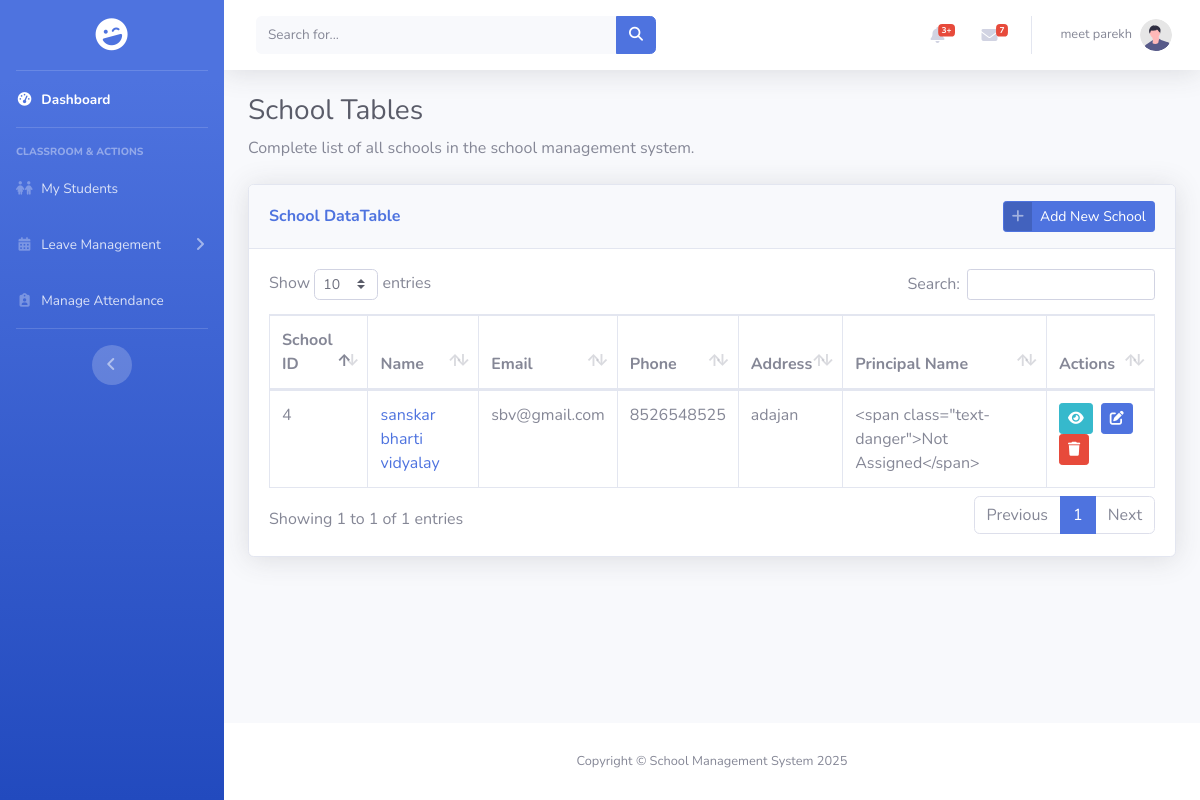
/pages/school/school_list.php (signed in), run on an earlier commit of the app's database.
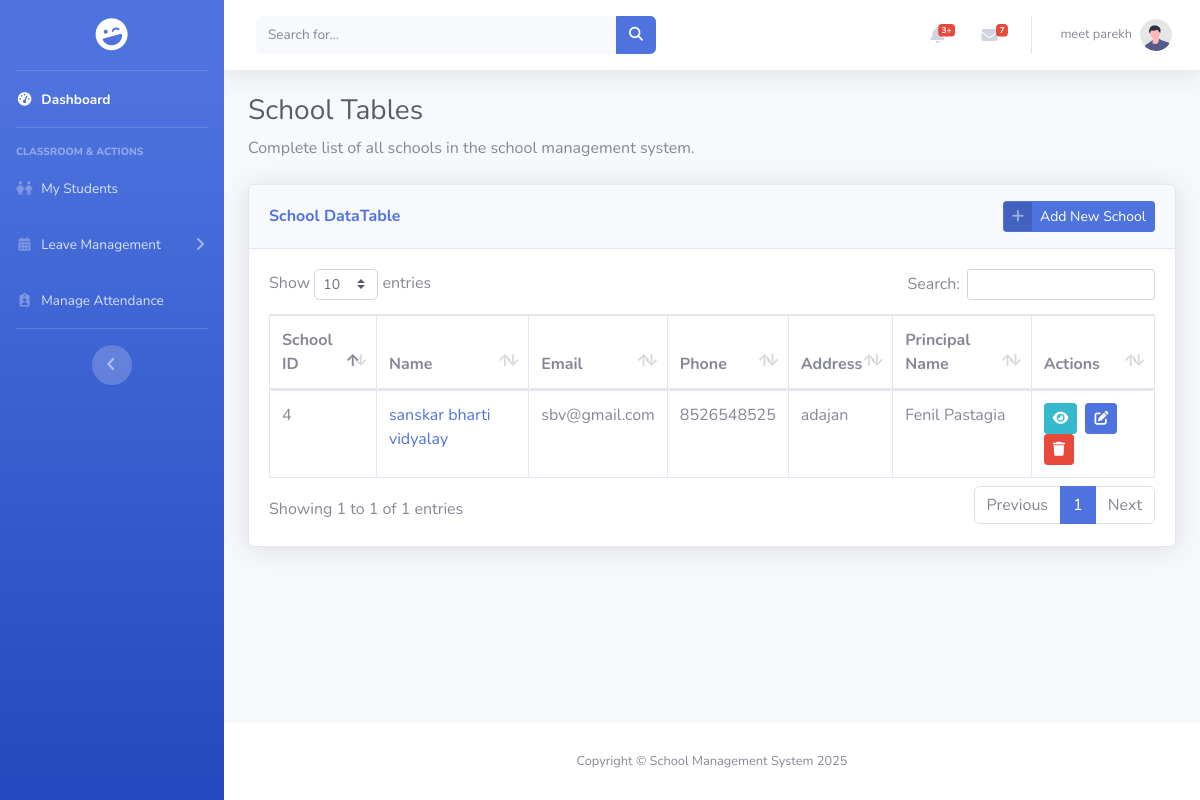
And on a later commit of the database.
### tables this page shows
CREATE TABLE `school` (
  `id` int(11) NOT NULL,
  `school_logo` varchar(255) DEFAULT NULL,
  `school_name` varchar(100) DEFAULT NULL,
  `email` varchar(50) DEFAULT NULL,
  `phone` varchar(10) DEFAULT NULL,
  `school_opening` date DEFAULT NULL,
  `school_type` enum('Government','Private') DEFAULT NULL,
  `education_board` set('CBSE','State','IGCSE') DEFAULT NULL,
  `school_medium` set('English','Hindi','Regional Language') DEFAULT NULL,
  `school_category` set('Pre-Primary','Primary','Upper Primary','Secondary','Higher Secondary') DEFAULT NULL,
  `address` text DEFAULT NULL
);

CREATE TABLE `principal` (
  `id` int(11) NOT NULL,
  `principal_image` varchar(255) DEFAULT NULL,
  `school_id` int(11) DEFAULT NULL,
  `principal_name` varchar(50) DEFAULT NULL,
  `email` varchar(50) NOT NULL,
  `password` varchar(255) NOT NULL,
  `phone` varchar(10) DEFAULT NULL,
  `principal_dob` date DEFAULT NULL,
  `gender` enum('Male','Female','Others') NOT NULL,
  `blood_group` enum('A+','A-','B+','B-','AB+','AB-','O+','O-') NOT NULL,
  `address` text DEFAULT NULL,
  `qualification` varchar(50) DEFAULT NULL,
  `salary` decimal(10,2) DEFAULT NULL,
  `batch` enum('Morning','Evening') DEFAULT NULL
);

### encryption.php (called while the page is built, shortened)
<?php
function decrypt_id($encrypted) {
    return openssl_decrypt($encrypted, ENCRYPTION_METHOD, ENCRYPTION_KEY, 0, ENCRYPTION_IV);
}
?>

### pages/school/school_list.php (the view, shortened to what this page needs)
<?php
include_once "../../includes/connect.php";
include_once "../../encryption.php";
$query =  "SELECT s.id, s.school_name, s.email, s.phone, s.address, p.principal_name
           FROM school s
           LEFT JOIN principal p ON s.id = p.school_id
           ORDER BY s.id ASC";
$result = mysqli_query($conn, $query);
?>
<!DOCTYPE html>
<html lang="en">
<head>
    <link href="../../assets/vendor/fontawesome-free/css/all.min.css" rel="stylesheet" type="text/css">
    <link href="../../assets/css/sb-admin-2.min.css" rel="stylesheet">
    <link rel="stylesheet" href="https://cdnjs.cloudflare.com/ajax/libs/font-awesome/6.5.2/css/all.min.css" />
    <link href="../../assets/vendor/datatables/dataTables.bootstrap4.min.css" rel="stylesheet">
</head>
<body id="page-top">
    <div id="wrapper">
    <?php include '../../includes/sidebar.php';?>
        <div id="content-wrapper" class="d-flex flex-column">
            <div id="content">
                <?php include_once '../../includes/header.php'; ?>
                <div class="container-fluid">
                    <h1 class="h3 mb-2 text-gray-800">School Tables</h1>
                    <p class="mb-4">Complete list of all schools in the school management system.
                    </p>
                    <div class="card shadow mb-4">
                        <div class="card-header py-3 d-flex justify-content-between align-items-center">
                            <h6 class="m-0 font-weight-bold text-primary">School DataTable</h6>
                            <a href="/BMC-SMS/includes/forms/school_enrollment.php" class="btn btn-primary btn-icon-split btn-sm">
                                <span class="icon text-white-50">
                                    <i class="fas fa-plus"></i>
                                </span>
                                <span class="text">Add New School</span>
                            </a>
                        </div>
                        <div class="card-body">
                            <div class="table-responsive">
                                <table class="table table-bordered" id="dataTable" width="100%" cellspacing="0">
                                    <thead>
                                        <tr>
                                            <th>School ID</th>
                                            <th>Name</th>
                                            <th>Email</th>
                                            <th>Phone</th>
                                            <th>Address</th>
                                            <th>Principal Name</th>
                                            <th>Actions</th>
                                        </tr>
                                    </thead>
                                    <tbody>
                                        <?php
                                        if ($result && mysqli_num_rows($result) > 0) {
                                            while ($row = mysqli_fetch_assoc($result)) {
                                                echo "<tr>";
                                                echo "<td>" . htmlspecialchars($row['id']) . "</td>";
                                                echo "<td>";
                                                echo "<a href='view.php?id=" . $row['id'] . "' class='text-decoration-none'>";
                                                echo htmlspecialchars($row['school_name'] ?? 'N/A');
                                                echo "</a>";
                                                echo "</td>";
                                                echo "<td>" . htmlspecialchars($row['email'] ?? 'N/A') . "</td>";
                                                echo "<td>" . htmlspecialchars($row['phone'] ?? 'N/A') . "</td>";
                                                echo "<td>" . htmlspecialchars($row['address'] ?? 'N/A') . "</td>";
                                                echo "<td>" . htmlspecialchars($row['principal_name'] ?? '<span class="text-danger">Not Assigned</span>') . "</td>";
                                                echo "<td>";
                                                echo "<a href='view.php?id=" . $row['id'] . "' class='btn btn-info btn-sm mr-2' title='View'>";
                                                echo "<i class='fas fa-eye'></i>";
                                                echo "</a>";
                                                echo "<a href='edit.php?id=" . $row['id'] . "' class='btn btn-primary btn-sm mr-2' title='Edit'>";
                                                echo "<i class='fas fa-edit'></i>";
                                                echo "</a>";
                                                echo "<button class='btn btn-danger btn-sm' onclick='confirmDelete(" . $row['id'] . ")' title='Delete'>";
                                                echo "<i class='fas fa-trash'></i>";
                                                echo "</button>";
                                                echo "</td>";
                                                echo "</tr>";
                                            }
                                        } else {
                                            echo "<tr><td colspan='7' class='text-center'>No schools found</td></tr>";
                                        }
                                        ?>
                                    </tbody>
                                </table>
                            </div>
                        </div>
                    </div>
                </div>
            </div>
            <?php
            include '../../includes/footer.php';
            ?>
            </div>
    </div>
</body>
</html>

### includes/sidebar.php (shortened to what this page needs)
<?php
$role = null;
if (isset($_COOKIE['encrypted_user_role'])) {
    $role = decrypt_id($_COOKIE['encrypted_user_role']);
}
?>
<ul class="navbar-nav bg-gradient-primary sidebar sidebar-dark accordion" id="accordionSidebar">
    <a class="sidebar-brand d-flex align-items-center justify-content-center" href="/BMC-SMS/dashboard.php">
        <div class="sidebar-brand-icon rotate-n-15">
            <i class="fas fa-laugh-wink"></i>
        </div>
    </a>
    <hr class="sidebar-divider my-0">
    <li class="nav-item active">
        <a class="nav-link" href="/BMC-SMS/dashboard.php">
            <i class="fas fa-fw fa-tachometer-alt"></i>
            <span>Dashboard</span></a>
    </li>
    <hr class="sidebar-divider">
    <?php
    switch ($role) {
    ?>
    <?php
        case 'teacher':
    ?>
            <div class="sidebar-heading">Classroom & Actions</div>
            <li class="nav-item">
                <a class="nav-link" href="/BMC-SMS/pages/student/student_list.php">
                    <i class="fas fa-fw fa-children"></i>
                    <span>My Students</span>
                </a>
            </li>
            <li class="nav-item">
                <a class="nav-link collapsed" href="#" data-toggle="collapse" data-target="#collapseLeave">
                    <i class="fas fa-fw fa-calendar-alt"></i>
                    <span>Leave Management</span>
                </a>
            </li>
            <li class="nav-item">
                <a class="nav-link" href="#">
                    <i class="fas fa-fw fa-clipboard-user"></i>
                    <span>Manage Attendance</span>
                </a>
            </li>
    <?php
            break;
    ?>
    <?php
    }
    ?>
    <hr class="sidebar-divider d-none d-md-block">
    <div class="text-center d-none d-md-inline">
        <button class="rounded-circle border-0" id="sidebarToggle"></button>
    </div>
</ul>

### includes/header.php (shortened to what this page needs)
<?php
include_once $_SERVER['DOCUMENT_ROOT'] . '/BMC-SMS/encryption.php';
$userName = 'Guest';
$userProfileImage = BASE_WEB_PATH . 'assets/images/undraw_profile.svg';
$isLoggedIn = false;
if (isset($_COOKIE['encrypted_user_role'])) {
    $isLoggedIn = true;
    $user_role = decrypt_id($_COOKIE['encrypted_user_role']);
    if ($user_role === 'bmc') {
        $userName = 'BMC Admin';
    } else {
        if (isset($_COOKIE['encrypted_user_name'])) {
            $userName = decrypt_id($_COOKIE['encrypted_user_name']);
        }
    }
}
?>
<nav class="navbar navbar-expand navbar-light bg-white topbar mb-4 static-top shadow">
    <form class="d-none d-sm-inline-block form-inline mr-auto ml-md-3 my-2 my-md-0 mw-100 navbar-search">
        <div class="input-group">
            <input type="text" class="form-control bg-light border-0 small" placeholder="Search for..."
                aria-label="Search" aria-describedby="basic-addon2">
            <div class="input-group-append">
                <button class="btn btn-primary" type="button">
                    <i class="fas fa-search fa-sm"></i>
                </button>
            </div>
        </div>
    </form>
    <ul class="navbar-nav ml-auto">
        <li class="nav-item dropdown no-arrow mx-1">
            <a class="nav-link dropdown-toggle" href="#" id="alertsDropdown" role="button" data-toggle="dropdown"
                aria-haspopup="true" aria-expanded="false">
                <i class="fas fa-bell fa-fw"></i>
                <span class="badge badge-danger badge-counter">3+</span>
            </a>
        </li>
        <li class="nav-item dropdown no-arrow mx-1">
            <a class="nav-link dropdown-toggle" href="#" id="messagesDropdown" role="button" data-toggle="dropdown"
                aria-haspopup="true" aria-expanded="false">
                <i class="fas fa-envelope fa-fw"></i>
                <span class="badge badge-danger badge-counter">7</span>
            </a>
        </li>
        <?php if ($isLoggedIn): ?>
        <li class="nav-item dropdown no-arrow">
            <a class="nav-link dropdown-toggle" href="#" id="userDropdown" role="button" data-toggle="dropdown"
                aria-haspopup="true" aria-expanded="false">
                <span class="mr-2 d-none d-lg-inline text-gray-600 small"><?php echo htmlspecialchars($userName); ?></span>
                <img class="img-profile rounded-circle"
                     src="<?php echo htmlspecialchars($userProfileImage); ?>"
                     onerror="this.src='<?php echo BASE_WEB_PATH; ?>assets/images/undraw_profile.svg';"
                     alt="Profile"
                     style="width: 32px; height: 32px; object-fit: cover;">
            </a>
        </li>
        <?php endif; ?>
    </ul>
</nav>

### includes/footer.php
<footer class="sticky-footer bg-white">
    <div class="container my-auto">
        <div class="copyright text-center my-auto">
            <span>Copyright &copy; School Management System 2025</span>
        </div>
    </div>
</footer>

What changed in the data, as far as the page shows it:
no longer on this page (row unchanged): school: id "4", school_name "sanskar bharti vidyalay", email "sbv@gmail.com", phone "8526548525", address "adajan", principal_name "<span class=\"text-danger\">Not Assigned</span>"
added principal: school "4", school.school_name "sanskar bharti vidyalay", school.email "sbv@gmail.com", school.phone "8526548525", school.address "adajan", principal_name "Fenil Pastagia"
